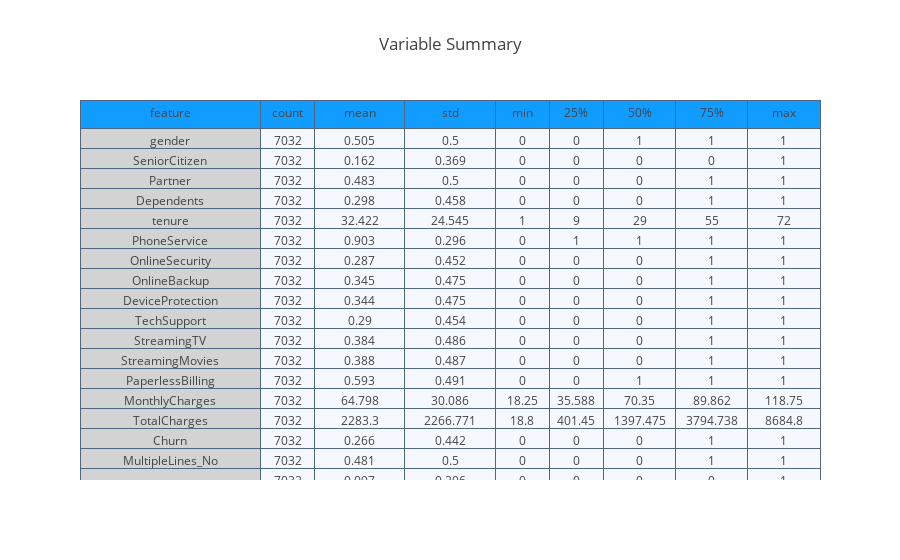

Write notebook code for a chart like this one.
### Code cell
summary = (df_telcom_og[[i for i in df_telcom_og.columns if i not in Id_col]].
           describe().transpose().reset_index())

summary = summary.rename(columns = {"index" : "feature"})
summary = np.around(summary,3)

val_lst = [summary['feature'], summary['count'],
           summary['mean'],summary['std'],
           summary['min'], summary['25%'],
           summary['50%'], summary['75%'], summary['max']]

trace  = go.Table(header = dict(values = summary.columns.tolist(),
                                line = dict(color = ['#506784']),
                                fill = dict(color = ['#119DFF']),
                               ),
                  cells  = dict(values = val_lst,
                                line = dict(color = ['#506784']),
                                fill = dict(color = ["lightgrey",'#F5F8FF'])
                               ),
                  columnwidth = [200,60,100,100,60,60,80,80,80])
layout = go.Layout(dict(title = "Variable Summary"))
figure = go.Figure(data=[trace],layout=layout)
py.iplot(figure)

### Figure 1 — Plotly figure (JSON) as saved in the notebook; plotly's stock layout.template omitted (floating-point values rounded to 4 significant figures; data arrays with more than 128 entries replaced by an {"elided": "..."} marker saying what was removed)
{"data": [{"cells": {"fill": {"color": ["lightgrey", "#F5F8FF"]}, "line": {"color": ["#506784"]}, "values": {"elided": "9x34 mixed values"}}, "columnwidth": [200, 60, 100, 100, 60, 60, 80, 80, 80], "header": {"fill": {"color": ["#119DFF"]}, "line": {"color": ["#506784"]}, "values": ["feature", "count", "mean", "std", "min", "25%", "50%", "75%", "max"]}, "type": "table", "uid": "d3ec48be-c822-4365-9e64-7f6e5dbd3314"}], "layout": {"title": {"text": "Variable Summary"}}}
